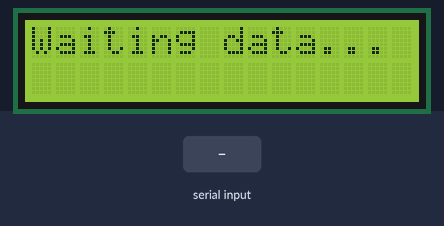
The sketch below on a simulated Arduino Uno, built with avr-gcc and run on an emulated ATmega328P. On the bench: 16×2 character LCD. Inputs (shaded band) come from the test bench.

Above: at 1.2 s.
1.3 s: "1\n" received over Serial
At 1.9 s:
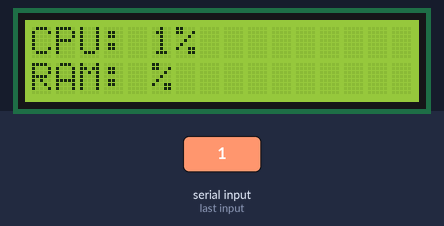
2.8 s: "0\n" received over Serial
At 4.0 s:
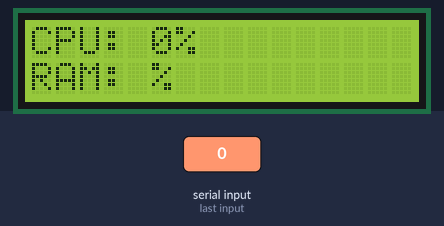
4.3 s: "2\n" received over Serial
At 5.4 s:
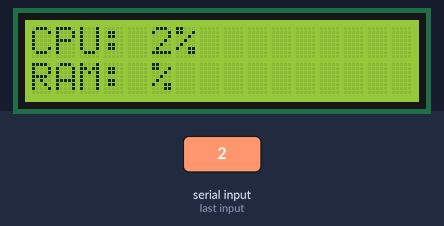
Timing chart, 0 to 7.3 s (numbered marks = the images above; inputs shaded):
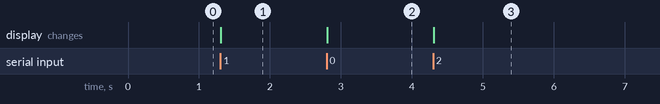

The sketch:

sketch_CPU_RAM_usage.ino
```cpp
#include <LiquidCrystal.h>

// Initialize LCD: (rs, en, d4, d5, d6, d7)
LiquidCrystal lcd(12, 11, 5, 4, 3, 2);

void setup() {
  lcd.begin(16, 2);
  Serial.begin(9600);
  lcd.print("Waiting data...");
}

void loop() {
  if (Serial.available()) {
    String input = Serial.readStringUntil('\n'); // Get full line
    lcd.clear();
    lcd.setCursor(0, 0);
    lcd.print("CPU: ");
    lcd.print(getValue(input, ',', 0));
    lcd.print("%");

    lcd.setCursor(0, 1);
    lcd.print("RAM: ");
    lcd.print(getValue(input, ',', 1));
    lcd.print("%");
  }
}

// Helper function to split incoming string
String getValue(String data, char separator, int index) {
  int found = 0;
  int start = 0;
  int end = -1;

  for (int i = 0; i <= data.length(); i++) {
    if (data.charAt(i) == separator || i == data.length()) {
      found++;
      if (found > index) {
        return data.substring(start, i);
      }
      start = i + 1;
    }
  }
  return "";
}
```

Measured:
- after the input at 1.3 s, the display: changes at once (image 1)
- after the input at 2.8 s, the display: changes at once (image 2)
- after the input at 4.3 s, the display: changes at once (image 3)
